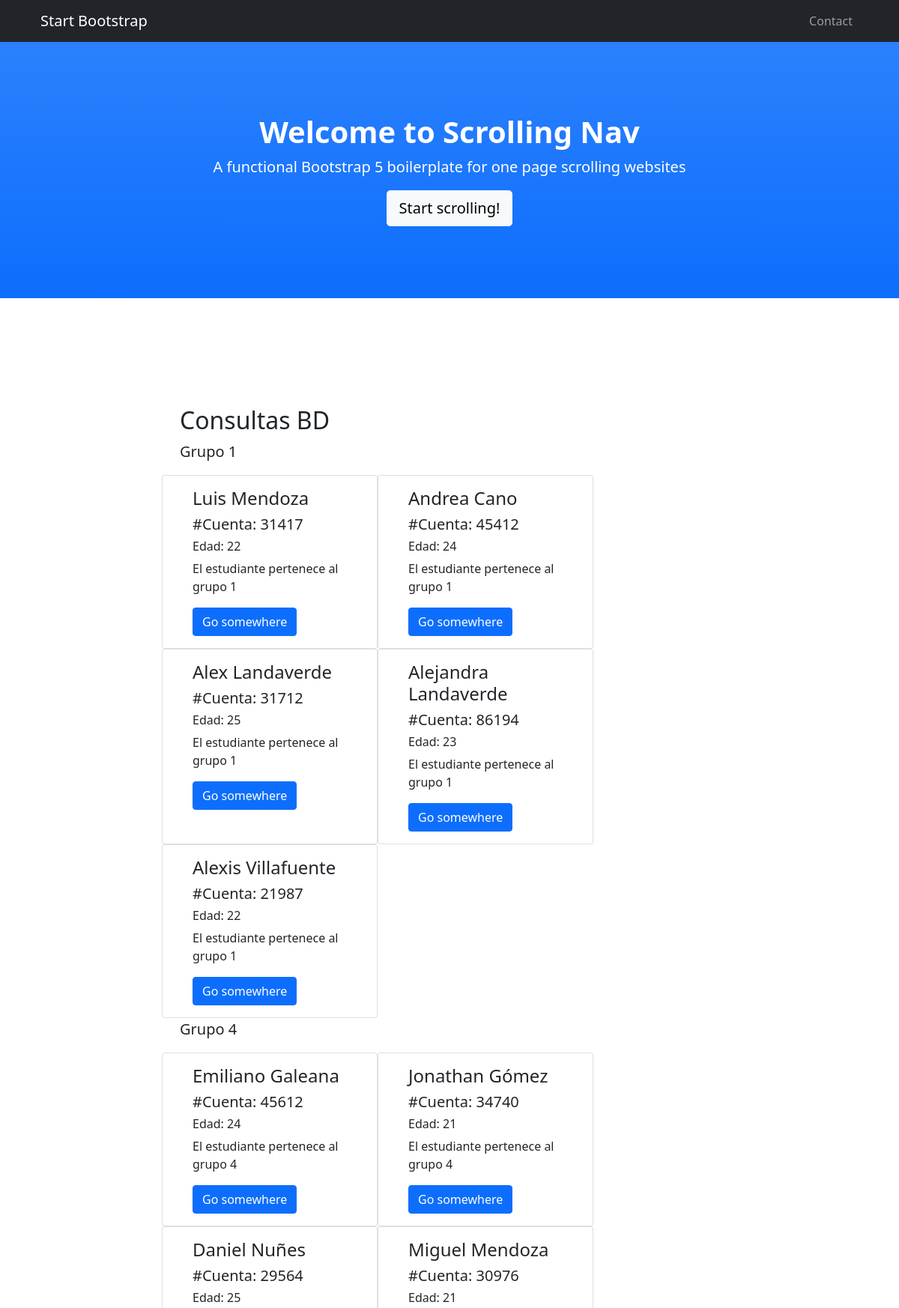
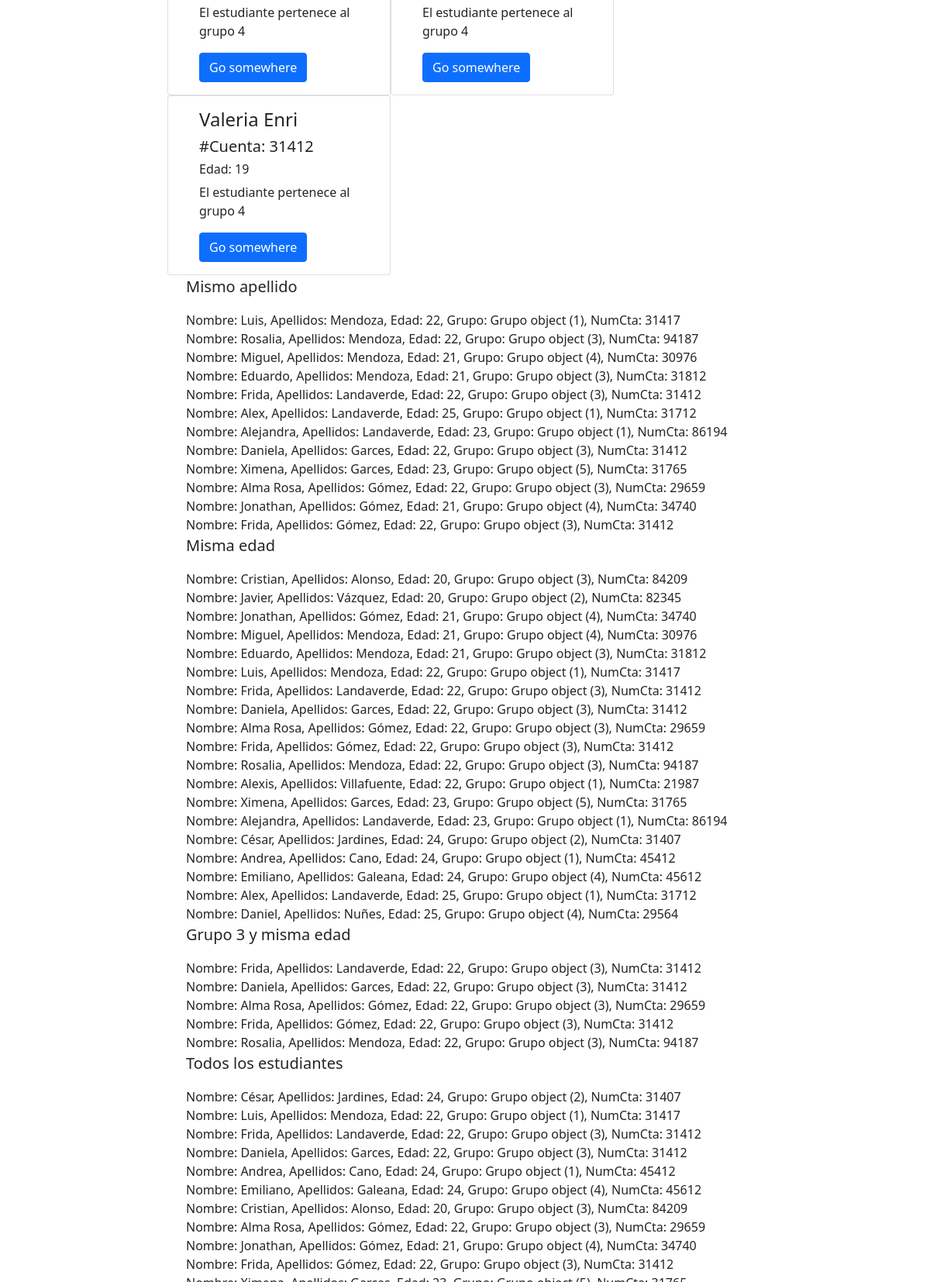
The page / (upper part) on the database its author committed (2 pictures, top to bottom).
### miPrimerApp/models.py (models this page shows)
class  Estudiante(models.Model):
  numCta  =  models.IntegerField(default=0, max_length=9)
  nombres  =  models.CharField(max_length=200)
  apellidos  =  models.CharField(max_length=200)
  edad = models.IntegerField(default=0, max_length=3)
  imagen = models.CharField(default=' ', max_length=1000)
  grupo  =  models.ForeignKey(Grupo, on_delete=models.SET_NULL, null=True)
  def __str__(self):
    return f'Nombre: {self.nombres}, Apellidos: {self.apellidos}, Edad: {self.edad}, Grupo: {self.grupo}, NumCta: {self.numCta}'

class  Grupo(models.Model):
  id_grupo  =  models.AutoField(primary_key=True)

### miPrimerApp/views.py (the view)
# urls.py: path('',views.index, name='index')
def index(request):
    grupo1 = Estudiante.objects.filter(grupo=1) #Consulta que nos da la inf de los estudiantes con grupo 1
    grupo4 = Estudiante.objects.filter(grupo=4) #Consulta que nos da la inf de los estudiantes con grupo 4
    edadEq = Estudiante.objects.filter(edad=20)
    edadEq1 = Estudiante.objects.filter(edad=21)
    edadEq2 = Estudiante.objects.filter(edad=22)
    edadEq3 = Estudiante.objects.filter(edad=23)
    edadEq4 = Estudiante.objects.filter(edad=24)
    edadEq5 = Estudiante.objects.filter(edad=25)
    apellidosEq = Estudiante.objects.filter(apellidos="Mendoza")
    apellidosEq1 = Estudiante.objects.filter(apellidos="Landaverde")
    apellidosEq2 = Estudiante.objects.filter(apellidos="Garces")
    apellidosEq3 = Estudiante.objects.filter(apellidos="Gómez")
    todos = Estudiante.objects.all()
    grupo3Edad = Estudiante.objects.filter(grupo=3,edad=22)
    return render(request, 'index.html', {'grupo1':grupo1, 'grupo4':grupo4, 'apellidosEq':apellidosEq, 'apellidosEq1':apellidosEq1, 'apellidosEq2':apellidosEq2, 'apellidosEq3':apellidosEq3, 'edadEq':edadEq, 'edadEq1':edadEq1, 'edadEq2':edadEq2, 'edadEq3':edadEq3, 'edadEq4':edadEq4, 'edadEq5':edadEq5,'grupo3Edad':grupo3Edad, 'todos':todos})

### miPrimerApp/templates/index.html (shortened to what this page needs)
{% load static %}
<!DOCTYPE html>
<html lang="en">
    <head>
        <link href="{% static 'css/styles.css'%}" rel="stylesheet" />
    </head>
    <body id="page-top">
        <nav class="navbar navbar-expand-lg navbar-dark bg-dark fixed-top" id="mainNav">
            <div class="container px-4">
                <a class="navbar-brand" href="#page-top">Start Bootstrap</a>
                <div class="collapse navbar-collapse" id="navbarResponsive">
                    <ul class="navbar-nav ms-auto">
                        <li class="nav-item"><a class="nav-link" href="#contact">Contact</a></li>
                    </ul>
                </div>
            </div>
        </nav>
        <header class="bg-primary bg-gradient text-white">
            <div class="container px-4 text-center">
                <h1 class="fw-bolder">Welcome to Scrolling Nav</h1>
                <p class="lead">A functional Bootstrap 5 boilerplate for one page scrolling websites</p>
                <a class="btn btn-lg btn-light" href="#about">Start scrolling!</a>
            </div>
        </header>
        <section id="contact">
            <div class="container px-4">
                <div class="row gx-4 justify-content-center">
                    <div class="col-lg-8">
                        <h2>Consultas BD</h2>
                        <p class="lead">Grupo 1</p>
                        <div class="row gx-4 gx-lg-5 row-cols-2 row-cols-md-2 row-cols-xl-3 justify-content">
                            {% for i in grupo1 %}
                            <div class="card" style="width: 18rem;">
                                <div class="card-body">
                                  <h4 class="card-title">{{i.nombres}} {{i.apellidos}}</h4>
                                  <h5 class="card-title">#Cuenta: {{i.numCta}}</h5>
                                  <h6 class="card-title">Edad: {{i.edad}}</h6>
                                  <p class="card-text">El estudiante pertenece al grupo {{i.grupo.id_grupo}}</p>
                                  <a href="#" class="btn btn-primary">Go somewhere</a>
                                </div>
                            </div>
                            {% endfor %}
                        </div>
                        <p class="lead">Grupo 4</p>
                        <div class="row gx-4 gx-lg-5 row-cols-2 row-cols-md-2 row-cols-xl-3 justify-content">
                            {% for i in grupo4 %}
                            <div class="card" style="width: 18rem;">
                                <div class="card-body">
                                    <h4 class="card-title">{{i.nombres}} {{i.apellidos}}</h4>
                                    <h5 class="card-title">#Cuenta: {{i.numCta}}</h5>
                                    <h6 class="card-title">Edad: {{i.edad}}</h6>
                                    <p class="card-text">El estudiante pertenece al grupo {{i.grupo.id_grupo}}</p>
                                    <a href="#" class="btn btn-primary">Go somewhere</a>
                                </div>
                            </div>
                            {% endfor %}
                        </div>
                        <p class="lead">Mismo apellido</p>
                        {% for i in apellidosEq %}
                        {{i}} <br>
                        {% endfor %}
                        {% for i in apellidosEq1 %}
                        {{i}} <br>
                        {% endfor %}
                        {% for i in apellidosEq2 %}
                        {{i}} <br>
                        {% endfor %}
                        {% for i in apellidosEq3 %}
                        {{i}} <br>
                        {% endfor %}
                        <p class="lead">Misma edad</p>
                        {% for i in edadEq %}
                        {{i}} <br>
                        {% endfor %}
                        {% for i in edadEq1 %}
                        {{i}} <br>
                        {% endfor %}
                        {% for i in edadEq2 %}
                        {{i}} <br>
                        {% endfor %}
                        {% for i in edadEq3 %}
                        {{i}} <br>
                        {% endfor %}
                        {% for i in edadEq4 %}
                        {{i}} <br>
                        {% endfor %}
                        {% for i in edadEq5 %}
                        {{i}} <br>
                        {% endfor %}
                        <p class="lead">Grupo 3 y misma edad</p>
                        {% for i in grupo3Edad %}
                        {{i}} <br>
                        {% endfor %}
                        <p class="lead">Todos los estudiantes</p>
                        {% for i in todos %}
                        {{i}} <br>
                        {% endfor %}
                    </div>
                </div>
            </div>
        </section>
    </body>
</html>

### rows shown on the page
Estudiante: nombres "Luis", apellidos "Mendoza", numCta "31417", edad "22", grupo.id_grupo "1", nombres+apellidos+edad "Nombre: Luis, Apellidos: Mendoza, Edad: 22, Grupo: Grupo object (1), NumCta: 31417"
Estudiante: nombres "Andrea", apellidos "Cano", numCta "45412", edad "24", grupo.id_grupo "1", nombres+apellidos+edad "Nombre: Andrea, Apellidos: Cano, Edad: 24, Grupo: Grupo object (1), NumCta: 45412"
Estudiante: nombres "Alex", apellidos "Landaverde", numCta "31712", edad "25", grupo.id_grupo "1", nombres+apellidos+edad "Nombre: Alex, Apellidos: Landaverde, Edad: 25, Grupo: Grupo object (1), NumCta: 31712"
Estudiante: nombres "Alejandra", apellidos "Landaverde", numCta "86194", edad "23", grupo.id_grupo "1", nombres+apellidos+edad "Nombre: Alejandra, Apellidos: Landaverde, Edad: 23, Grupo: Grupo object (1), NumCta: 86194"
Estudiante: nombres "Alexis", apellidos "Villafuente", numCta "21987", edad "22", grupo.id_grupo "1", nombres+apellidos+edad "Nombre: Alexis, Apellidos: Villafuente, Edad: 22, Grupo: Grupo object (1), NumCta: 21987"
Estudiante: nombres "Emiliano", apellidos "Galeana", numCta "45612", edad "24", grupo.id_grupo "4", nombres+apellidos+edad "Nombre: Emiliano, Apellidos: Galeana, Edad: 24, Grupo: Grupo object (4), NumCta: 45612"
Estudiante: nombres "Jonathan", apellidos "Gómez", numCta "34740", edad "21", grupo.id_grupo "4", nombres+apellidos+edad "Nombre: Jonathan, Apellidos: Gómez, Edad: 21, Grupo: Grupo object (4), NumCta: 34740"
Estudiante: nombres "Daniel", apellidos "Nuñes", numCta "29564", edad "25", grupo.id_grupo "4", nombres+apellidos+edad "Nombre: Daniel, Apellidos: Nuñes, Edad: 25, Grupo: Grupo object (4), NumCta: 29564"
Estudiante: nombres "Miguel", apellidos "Mendoza", numCta "30976", edad "21", grupo.id_grupo "4", nombres+apellidos+edad "Nombre: Miguel, Apellidos: Mendoza, Edad: 21, Grupo: Grupo object (4), NumCta: 30976"
Estudiante: nombres "Valeria", apellidos "Enri", numCta "31412", edad "19", grupo.id_grupo "4"
Estudiante: nombres+apellidos+edad "Nombre: Rosalia, Apellidos: Mendoza, Edad: 22, Grupo: Grupo object (3), NumCta: 94187"
Estudiante: nombres+apellidos+edad "Nombre: Eduardo, Apellidos: Mendoza, Edad: 21, Grupo: Grupo object (3), NumCta: 31812"
Estudiante: nombres+apellidos+edad "Nombre: Frida, Apellidos: Landaverde, Edad: 22, Grupo: Grupo object (3), NumCta: 31412"
Estudiante: nombres+apellidos+edad "Nombre: Daniela, Apellidos: Garces, Edad: 22, Grupo: Grupo object (3), NumCta: 31412"
Estudiante: nombres+apellidos+edad "Nombre: Ximena, Apellidos: Garces, Edad: 23, Grupo: Grupo object (5), NumCta: 31765"
Estudiante: nombres+apellidos+edad "Nombre: Alma Rosa, Apellidos: Gómez, Edad: 22, Grupo: Grupo object (3), NumCta: 29659"
Estudiante: nombres+apellidos+edad "Nombre: Frida, Apellidos: Gómez, Edad: 22, Grupo: Grupo object (3), NumCta: 31412"
Estudiante: nombres+apellidos+edad "Nombre: Cristian, Apellidos: Alonso, Edad: 20, Grupo: Grupo object (3), NumCta: 84209"
Estudiante: nombres+apellidos+edad "Nombre: Javier, Apellidos: Vázquez, Edad: 20, Grupo: Grupo object (2), NumCta: 82345"
Estudiante: nombres+apellidos+edad "Nombre: César, Apellidos: Jardines, Edad: 24, Grupo: Grupo object (2), NumCta: 31407"
